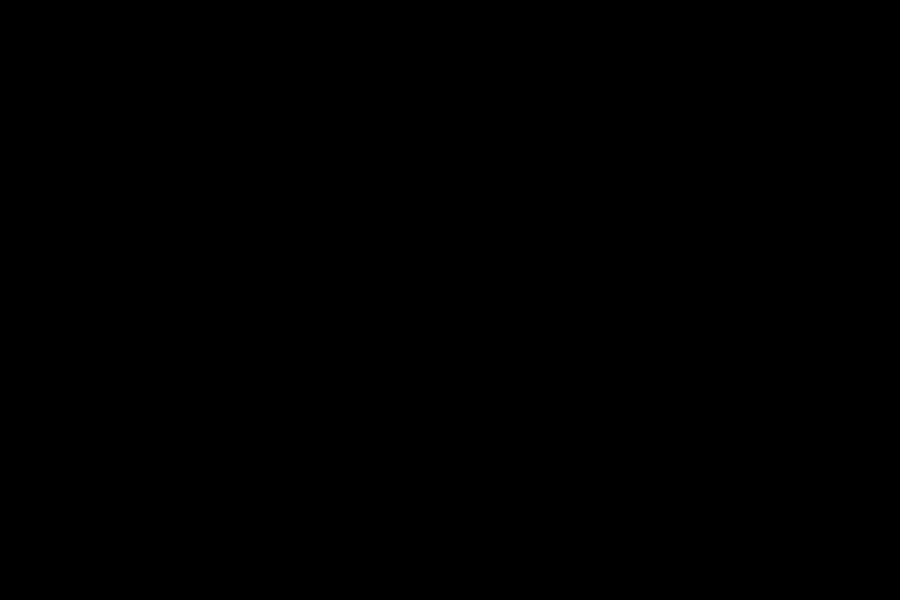
Frame 1 (no input)
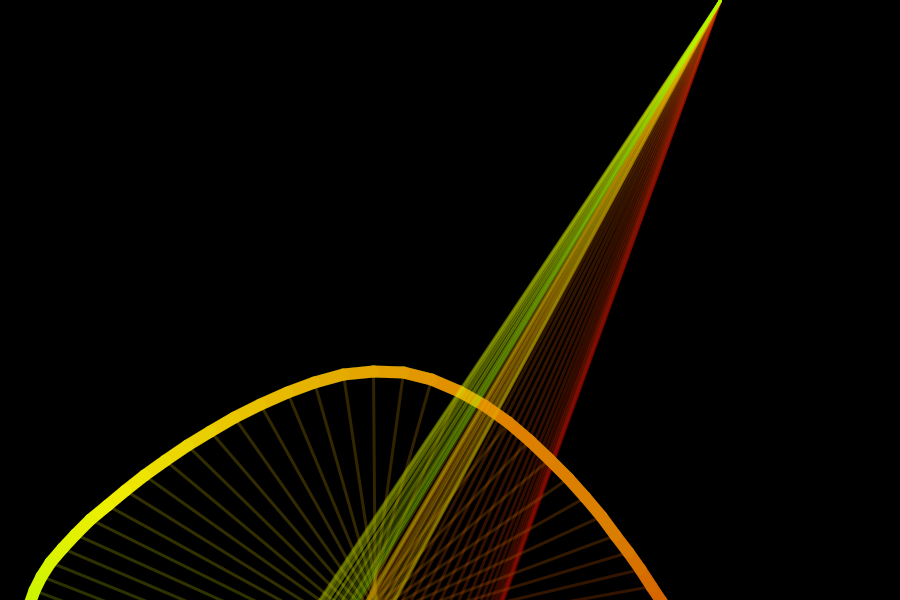
Frame 60 (the mouse pressed at the canvas centre just before this capture)
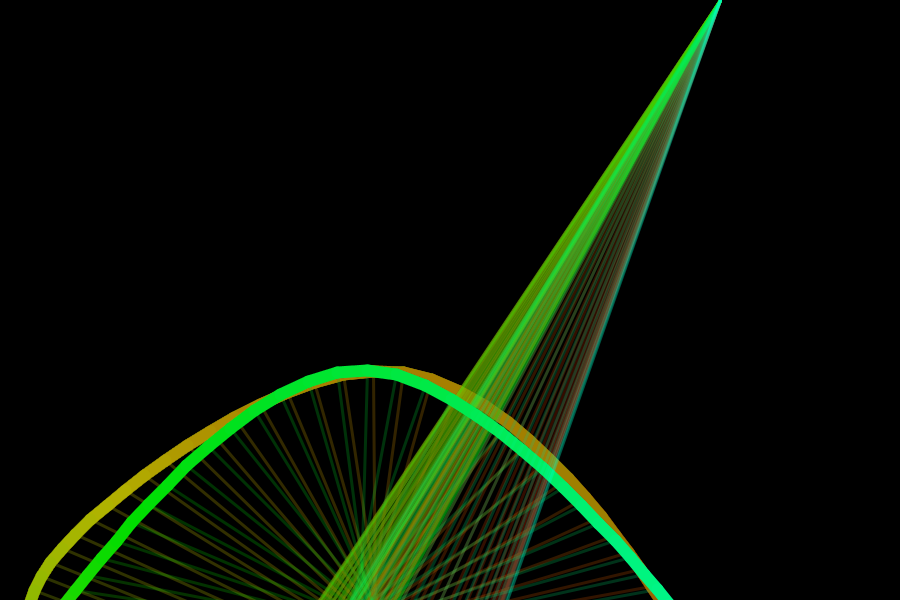
Frame 120 (the mouse held since frame 60 and released just before this capture)

The Processing sketch that drew these frames (run headless with seeded random() and noise(); from frame 60 on, the mouse is pressed at the canvas centre):

// Processing sketch: DoublePendulum
// ── DoublePendulum.pde
float r1 = 100;
float r2 = 250;
float m1 = 10;
float m2 = 10;
float a1 = PI/2;
float a2 = PI/2;
float a1_v = 0;
float a2_v = 0;
float a1_a = 0.01;
float a2_a = -0.01;
float g = 1;

float px2 = -1;
float py2 = -1;
float cx;
float cy;
PGraphics canvas;

void setup() {
  size(900, 600);
  //fullScreen();
  canvas = createGraphics(width, height);
  canvas.beginDraw();
  canvas.background(0);
  canvas.endDraw();
}

void draw() {
  cx = width*0.4;
  cy = height*1.2;
  float num1 = -g * (2 * m1 + m2) * sin(a1);
  float num2 = -m2 * g * sin(a1-2*a2);
  float num3 = -2*sin(a1-a2)*m2;
  float num4 = sq(a2_v) * r2 + sq(a1_v) * r1 * cos(a1-a2);
  float den = r1 * (2 * m1 + m2 - m2* cos(2*a1-2*a2));
  float a1_a = (num1 + num2 + num3 * num4)/den;
  
  num1 = 2 * sin(a1-a2);
  num2 = (sq(a1_v)*r1*(m1+m2));
  num3 = g * (m1 + m2) * cos(a1);
  num4 = sq(a2_v)*r2*m2*cos(a1-a2);
  den = r2 * (2 * m1 + m2 - m2* cos(2*a1-2*a2));
  float a2_a= (num1*(num2+num3+num4)) / den;
  //background(255);
  image(canvas,0,0);
  stroke(0);
  fill(0);
  
  strokeWeight(2);
  //translate(cx,cy);
  float x1 = r1 * sin(a1);
  float y1 = r1 * cos(a1);
  //line(0, 0, x1, y1);
  //ellipse(x1, y1,m1, m1);
  
  float x2 = x1 + r2 * sin(a2);
  float y2 = y1 + r2 * cos(a2);
  //line(x1, y1, x2, y2);
  //ellipse(x2, y2, m2, m2);
  
  //a1 += a1_v;
  //a2 += a2_v;
  //a1_v += a1_a;
  //a2_v += a2_a;
  
  a1_v += a1_a;
  a2_v += a2_a;
  a1 += a1_v;
  a2 += a2_v;
  
  //a1_v *= 0.99;
  //a2_v *= 0.99;
 
  
  canvas.beginDraw();
  canvas.colorMode(HSB);
  canvas.background(0,1);
  canvas.translate(cx, cy);
  canvas.scale(1,-1);
  canvas.strokeWeight(3);
  canvas.stroke(frameCount % 360, 255, 255, 50);
  canvas.line(cx, cy, x1, y1);
  canvas.line(x1, y1, x2, y2);
  //canvas.point(x2, y2);
  canvas.strokeWeight(12);
  canvas.stroke(frameCount % 360, 255, 255, 255);
  if (frameCount > 1)
  canvas.line(px2, py2, x2, y2);
  canvas.endDraw();
  
  px2 = x2;
  py2 = y2;
}
